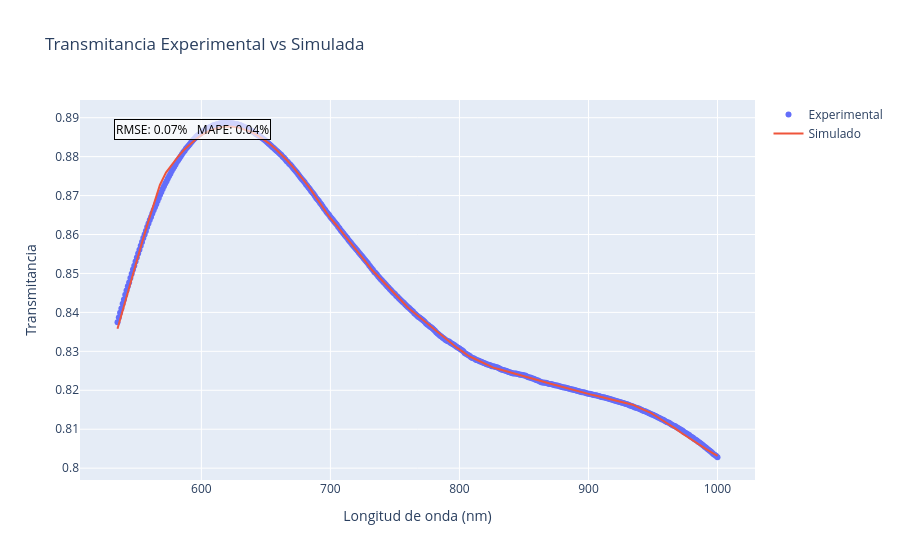
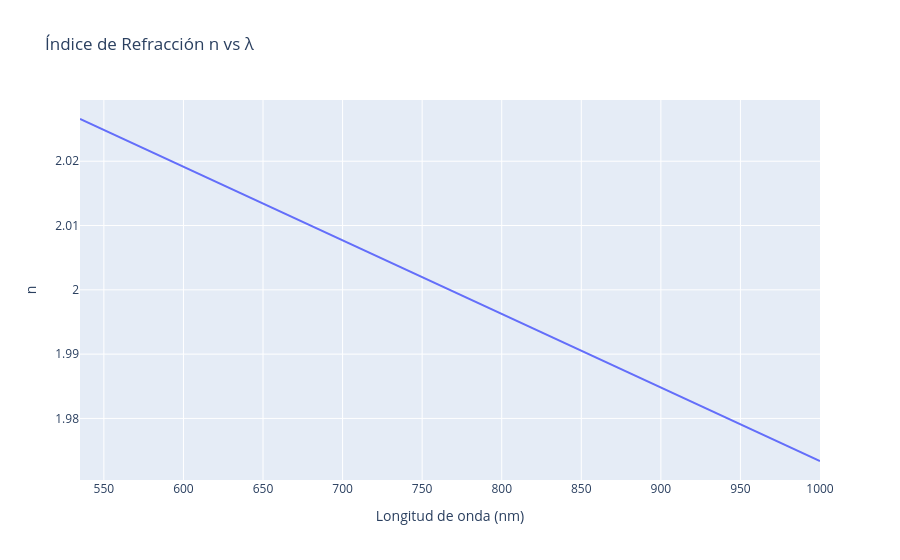
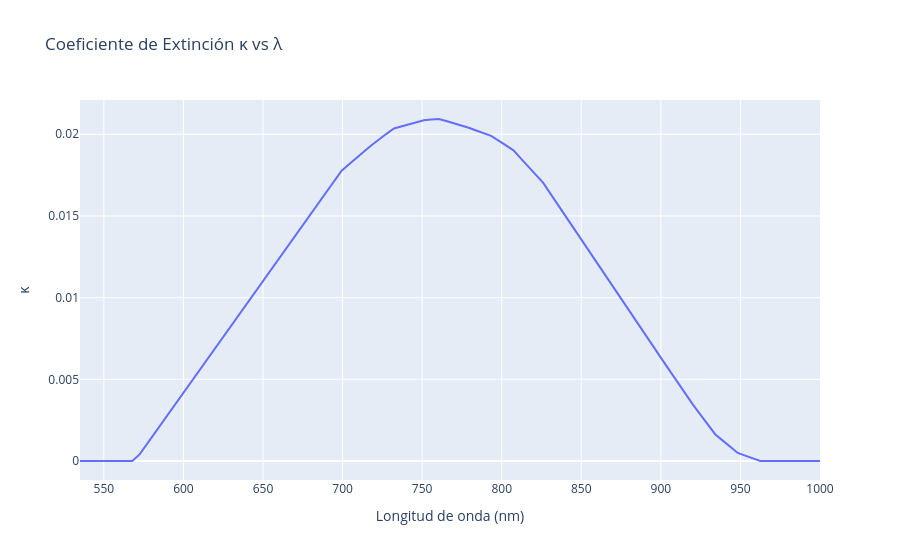

Source (notebook cell) for these figures, in order:
### Code cell
import numpy as np
import plotly.graph_objects as go
from scipy.interpolate import interp1d

# === Archivos ===
filename_sim = r"C:\Users\Gabo\Computacional\LabAvanzadoII\ITO_result_PUMA\ITO_s70_535-1000.txt"
filename_exp = r"C:\Users\Gabo\Computacional\LabAvanzadoII\ITO_filtrado\ITO_filtrado_535-1000.txt"

# === Parser por secciones usando encabezados como marcadores ===
block_nk = []   # λ, n, kappa
block_t  = []   # λ, T simulada

current_section = None

with open(filename_sim, "r") as f:
    for line in f:
        line_strip = line.strip()

        # Detectar inicio de sección
        if "REFRACTIVE INDICES AND ABSORPTION" in line_strip:
            current_section = "nk"
            continue
        elif "TRANSMITTANCE WITH THE ESTIMATED" in line_strip:
            current_section = "t"
            continue

        # Saltar líneas de encabezado o vacías
        if not line_strip or line_strip.startswith("lambda") or line_strip.startswith("Film"):
            continue

        # Parsear línea numérica
        try:
            vals = list(map(float, line_strip.split()))
            if current_section == "nk" and len(vals) == 3:
                block_nk.append(vals)
            elif current_section == "t" and len(vals) == 2:
                block_t.append(vals)
        except:
            continue

block_nk = np.array(block_nk)
block_t  = np.array(block_t)

# === Extraer variables ===
lambda_nk = block_nk[:, 0]
n         = block_nk[:, 1]
kappa     = block_nk[:, 2]

lambda_t  = block_t[:, 0]
T_sim     = block_t[:, 1]

print(f"Puntos n/κ  : {len(lambda_nk)}")
print(f"Puntos T sim: {len(lambda_t)}")

# === Cargar datos experimentales ===
exp_data   = np.loadtxt(filename_exp, skiprows=1)
lambda_exp = exp_data[:, 0]
T_exp      = exp_data[:, 1]

# === Interpolación de T_sim a puntos experimentales ===
interp_T     = interp1d(lambda_t, T_sim, kind='linear', fill_value="extrapolate")
T_sim_interp = interp_T(lambda_exp)

# === Calcular errores ===
rmse          = np.sqrt(np.mean((T_sim_interp - T_exp)**2))
percent_rmse  = rmse / np.mean(T_exp) * 100
mape          = np.mean(np.abs(T_sim_interp - T_exp) / T_exp) * 100

print(f"RMSE relativo : {percent_rmse:.2f} %")
print(f"MAPE          : {mape:.2f} %")

# === Coeficiente de absorción α ===
h_c   = 1240                                      # eV·nm
E     = h_c / lambda_nk                           # eV
alpha = 4 * np.pi * kappa / (lambda_nk * 1e-7)   # cm⁻¹

# === Función para guardar HTML ===
def save_plot_html(fig, fname_base):
    fig.write_html(f"{fname_base}.html")
    fig.show()

# === 1. Transmitancia ===
fig1 = go.Figure()
fig1.add_trace(go.Scatter(x=lambda_exp, y=T_exp,  mode="markers", name="Experimental"))
fig1.add_trace(go.Scatter(x=lambda_t,   y=T_sim,  mode="lines",   name="Simulado"))
fig1.add_annotation(
    text=f"RMSE: {percent_rmse:.2f}%   MAPE: {mape:.2f}%",
    xref="paper", yref="paper", x=0.05, y=0.95,
    showarrow=False, font=dict(size=12, color="black"),
    bgcolor="rgba(255,255,255,0.7)", bordercolor="black", borderwidth=1
)
fig1.update_layout(title="Transmitancia Experimental vs Simulada",
                   xaxis_title="Longitud de onda (nm)", yaxis_title="Transmitancia")
fig1.show()

# === 2. Índice de refracción n vs λ ===
fig2 = go.Figure()
fig2.add_trace(go.Scatter(x=lambda_nk, y=n, mode="lines", name="n"))
fig2.update_layout(title="Índice de Refracción n vs λ",
                   xaxis_title="Longitud de onda (nm)", yaxis_title="n")
fig2.show()

# === 3. Coeficiente de extinción κ vs λ ===
fig3 = go.Figure()
fig3.add_trace(go.Scatter(x=lambda_nk, y=kappa, mode="lines", name="κ"))
fig3.update_layout(title="Coeficiente de Extinción κ vs λ",
                   xaxis_title="Longitud de onda (nm)", yaxis_title="κ")
fig3.show()

### Figure 1 — Plotly figure (JSON) as saved in the notebook; plotly's stock layout.template omitted (floating-point values rounded to 4 significant figures; data arrays with more than 128 entries replaced by an {"elided": "..."} marker saying what was removed)
{"data": [{"mode": "markers", "name": "Experimental", "type": "scatter", "x": {"elided": "466 float values"}, "y": {"elided": "466 float values"}}, {"mode": "lines", "name": "Simulado", "type": "scatter", "x": [535.0, 539.7, 544.4, 549.1, 553.8, 558.5, 563.2, 567.9, 572.6, 577.3, 582.0, 586.7, 591.4, 596.1, 600.8, 605.5, 610.2, 614.8, 619.5, 624.2, 628.9, 633.6, 638.3, 643.0, 647.7, 652.4, 657.1, 661.8, 666.5, 671.2, 675.9, 680.6, 685.3, 690.0, 694.7, 699.4, 704.1, 708.8, 713.5, 718.2, 722.9, 727.6, 732.3, 737.0, 741.7, 746.4, 751.1, 755.8, 760.5, 765.2, 769.8, 774.5, 779.2, 783.9, 788.6, 793.3, 798.0, 802.7, 807.4, 812.1, 816.8, 821.5, 826.2, 830.9, 835.6, 840.3, 845.0, 849.7, 854.4, 859.1, 863.8, 868.5, 873.2, 877.9, 882.6, 887.3, 892.0, 896.7, 901.4, 906.1, 910.8, 915.5, 920.2, 924.8, 929.5, 934.2, 938.9, 943.6, 948.3, 953.0, 957.7, 962.4, 967.1, 971.8, 976.5, 981.2, 985.9, 990.6, 995.3, 1000.0], "y": [0.8358, 0.8414, 0.8469, 0.8524, 0.8577, 0.8629, 0.8679, 0.8727, 0.8759, 0.8781, 0.88, 0.8818, 0.8833, 0.8846, 0.8857, 0.8865, 0.8871, 0.8875, 0.8877, 0.8877, 0.8875, 0.887, 0.8864, 0.8856, 0.8846, 0.8834, 0.8821, 0.8806, 0.879, 0.8772, 0.8754, 0.8734, 0.8713, 0.8691, 0.8668, 0.8644, 0.8626, 0.8607, 0.8589, 0.8569, 0.8549, 0.8529, 0.8509, 0.8493, 0.8476, 0.846, 0.8443, 0.8427, 0.8411, 0.8399, 0.8386, 0.8372, 0.836, 0.8347, 0.8334, 0.832, 0.8309, 0.8298, 0.8287, 0.828, 0.8273, 0.8266, 0.8258, 0.8254, 0.825, 0.8246, 0.8241, 0.8237, 0.8232, 0.8228, 0.8223, 0.8219, 0.8214, 0.821, 0.8206, 0.8201, 0.8197, 0.8193, 0.819, 0.8186, 0.8182, 0.8179, 0.8175, 0.8171, 0.8167, 0.8163, 0.8156, 0.8149, 0.8142, 0.8132, 0.8123, 0.8113, 0.8102, 0.8091, 0.808, 0.807, 0.806, 0.805, 0.8041, 0.8032]}], "layout": {"annotations": [{"bgcolor": "rgba(255,255,255,0.7)", "bordercolor": "black", "borderwidth": 1, "font": {"color": "black", "size": 12}, "showarrow": false, "text": "RMSE: 0.07%   MAPE: 0.04%", "x": 0.05, "xref": "paper", "y": 0.95, "yref": "paper"}], "title": {"text": "Transmitancia Experimental vs Simulada"}, "xaxis": {"title": {"text": "Longitud de onda (nm)"}}, "yaxis": {"title": {"text": "Transmitancia"}}}}

### Figure 2 — Plotly figure (JSON) as saved in the notebook; plotly's stock layout.template omitted (floating-point values rounded to 4 significant figures)
{"data": [{"mode": "lines", "name": "n", "type": "scatter", "x": [535.0, 539.7, 544.4, 549.1, 553.8, 558.5, 563.2, 567.9, 572.6, 577.3, 582.0, 586.7, 591.4, 596.1, 600.8, 605.5, 610.2, 614.8, 619.5, 624.2, 628.9, 633.6, 638.3, 643.0, 647.7, 652.4, 657.1, 661.8, 666.5, 671.2, 675.9, 680.6, 685.3, 690.0, 694.7, 699.4, 704.1, 708.8, 713.5, 718.2, 722.9, 727.6, 732.3, 737.0, 741.7, 746.4, 751.1, 755.8, 760.5, 765.2, 769.8, 774.5, 779.2, 783.9, 788.6, 793.3, 798.0, 802.7, 807.4, 812.1, 816.8, 821.5, 826.2, 830.9, 835.6, 840.3, 845.0, 849.7, 854.4, 859.1, 863.8, 868.5, 873.2, 877.9, 882.6, 887.3, 892.0, 896.7, 901.4, 906.1, 910.8, 915.5, 920.2, 924.8, 929.5, 934.2, 938.9, 943.6, 948.3, 953.0, 957.7, 962.4, 967.1, 971.8, 976.5, 981.2, 985.9, 990.6, 995.3, 1000.0], "y": [2.027, 2.026, 2.025, 2.025, 2.024, 2.024, 2.023, 2.023, 2.022, 2.022, 2.021, 2.021, 2.02, 2.02, 2.019, 2.019, 2.018, 2.017, 2.017, 2.016, 2.016, 2.015, 2.015, 2.014, 2.014, 2.013, 2.013, 2.012, 2.012, 2.011, 2.01, 2.01, 2.009, 2.009, 2.008, 2.008, 2.007, 2.007, 2.006, 2.006, 2.005, 2.005, 2.004, 2.003, 2.003, 2.002, 2.002, 2.001, 2.001, 2.0, 2.0, 1.999, 1.999, 1.998, 1.998, 1.997, 1.996, 1.996, 1.995, 1.995, 1.994, 1.994, 1.993, 1.993, 1.992, 1.992, 1.991, 1.991, 1.99, 1.989, 1.989, 1.988, 1.988, 1.987, 1.987, 1.986, 1.986, 1.985, 1.985, 1.984, 1.984, 1.983, 1.983, 1.982, 1.981, 1.981, 1.98, 1.98, 1.979, 1.979, 1.978, 1.978, 1.977, 1.977, 1.976, 1.976, 1.975, 1.974, 1.974, 1.973]}], "layout": {"title": {"text": "Índice de Refracción n vs λ"}, "xaxis": {"title": {"text": "Longitud de onda (nm)"}}, "yaxis": {"title": {"text": "n"}}}}

### Figure 3 — Plotly figure (JSON) as saved in the notebook; plotly's stock layout.template omitted (floating-point values rounded to 4 significant figures)
{"data": [{"mode": "lines", "name": "κ", "type": "scatter", "x": [535.0, 539.7, 544.4, 549.1, 553.8, 558.5, 563.2, 567.9, 572.6, 577.3, 582.0, 586.7, 591.4, 596.1, 600.8, 605.5, 610.2, 614.8, 619.5, 624.2, 628.9, 633.6, 638.3, 643.0, 647.7, 652.4, 657.1, 661.8, 666.5, 671.2, 675.9, 680.6, 685.3, 690.0, 694.7, 699.4, 704.1, 708.8, 713.5, 718.2, 722.9, 727.6, 732.3, 737.0, 741.7, 746.4, 751.1, 755.8, 760.5, 765.2, 769.8, 774.5, 779.2, 783.9, 788.6, 793.3, 798.0, 802.7, 807.4, 812.1, 816.8, 821.5, 826.2, 830.9, 835.6, 840.3, 845.0, 849.7, 854.4, 859.1, 863.8, 868.5, 873.2, 877.9, 882.6, 887.3, 892.0, 896.7, 901.4, 906.1, 910.8, 915.5, 920.2, 924.8, 929.5, 934.2, 938.9, 943.6, 948.3, 953.0, 957.7, 962.4, 967.1, 971.8, 976.5, 981.2, 985.9, 990.6, 995.3, 1000.0], "y": [0.0, 0.0, 0.0, 0.0, 0.0, 0.0, 0.0, 0.0, 0.0004194, 0.001063, 0.001706, 0.002349, 0.002992, 0.003636, 0.004279, 0.004922, 0.005565, 0.006208, 0.006851, 0.007494, 0.008137, 0.00878, 0.009423, 0.01007, 0.01071, 0.01135, 0.01199, 0.01264, 0.01328, 0.01392, 0.01457, 0.01521, 0.01585, 0.0165, 0.01713, 0.01777, 0.01817, 0.01858, 0.01895, 0.01932, 0.0197, 0.02003, 0.02035, 0.02049, 0.02062, 0.02074, 0.02086, 0.0209, 0.02093, 0.02081, 0.02069, 0.02056, 0.0204, 0.02023, 0.02007, 0.0199, 0.01961, 0.01931, 0.01901, 0.01851, 0.01801, 0.01751, 0.01701, 0.01632, 0.01564, 0.01496, 0.01427, 0.01359, 0.01291, 0.01224, 0.01156, 0.01088, 0.0102, 0.009521, 0.008842, 0.008164, 0.007486, 0.006808, 0.00613, 0.005453, 0.004776, 0.004114, 0.003451, 0.002842, 0.002233, 0.001625, 0.001248, 0.0008718, 0.0004954, 0.0003318, 0.0001682, 4.646e-06, 4.061e-06, 3.476e-06, 2.891e-06, 2.312e-06, 1.734e-06, 1.156e-06, 5.781e-07, 1.355e-12]}], "layout": {"title": {"text": "Coeficiente de Extinción κ vs λ"}, "xaxis": {"title": {"text": "Longitud de onda (nm)"}}, "yaxis": {"title": {"text": "κ"}}}}
